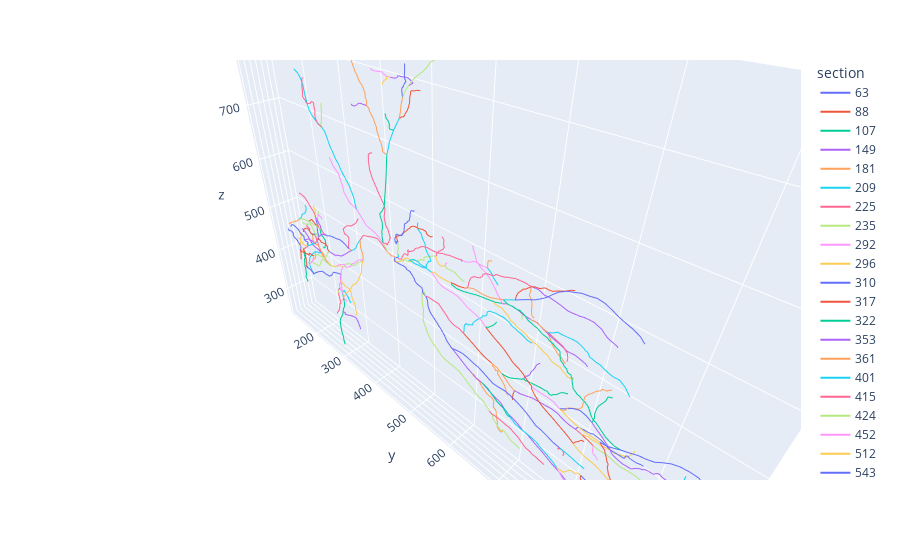

Notebook cell for this chart:
### Markdown cell above
### Plot SWC raw data

### Code cell
# Create a DataFrame for plotting
data = []
# Iterate through the sections dictionary
for section_id, section_data in sections.items():
    # flatten the section into one list of consecutive points instead of segments (point pairs)
    for i,segment in enumerate(section_data):
        point = segment[0] 
        data.append([section_id, point[0].item(), point[1].item(), point[2].item()])
        if i == len(section_data)-1:
            point = segment[1]
            data.append([section_id, point[0].item(), point[1].item(), point[2].item()])
df_sections = pd.DataFrame(data, columns=["section", "x", "y", "z"])

fig = px.line_3d(df_sections, x="x", y="y", z="z", color='section', )
fig.update_layout(scene_aspectmode='data')
fig.show()
